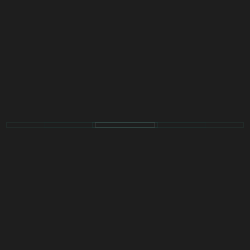
Frame 1 (no input)
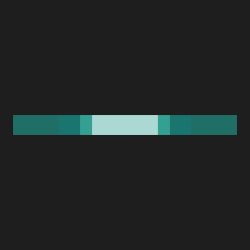
Frame 60 (the mouse pressed at the canvas centre just before this capture)
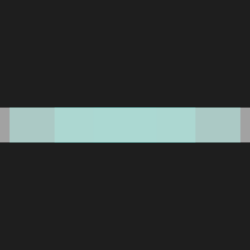
Frame 120 (the mouse held since frame 60 and released just before this capture)

The Processing sketch that drew these frames (run headless with seeded random() and noise(); from frame 60 on, the mouse is pressed at the canvas centre):

// Processing sketch: processing_18455
// ── processing_18455.pde

float y = 5;
float sw = 0.1;

void setup(){
  size(250, 250);
  smooth();
}

void draw(){ 
  background(30);
  strokeWeight(sw);
  noFill();
  frameRate(15);
  
  rectMode(CENTER);
 
  stroke(#033639, 150); 
  rect(125, 125, random(250), y);
  stroke(#22A99A, 150);
  rect(125, 125, random(250), y);
  stroke(#44BFAB, 150);
  rect(125, 125, random(250), y);
  stroke(255, 150); 
  rect(125, 125, random(250), y);
 
  sw+=0.25; //strokeweight increases value by 0.25
  
  if (sw > 50){
    sw = 0.25; //if strokeweight is greater than 50, it resets itself to 0.25
  }
}
